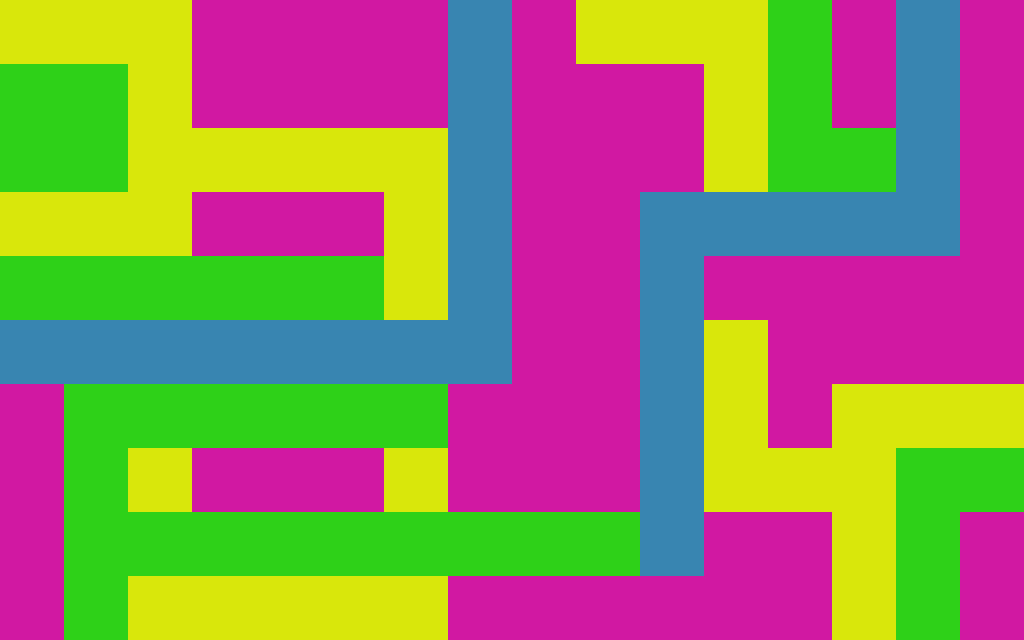

This game map was drawn from its Tiled (.tmx) file and the tilesets committed beside it. A one-line description and the trimmed map source follow:
An orthogonal 16x10 tile map with 64x64 px tiles, 4 tile layers (Tile Layer 1, Tile Layer 2, Tile Layer 3, Tile Layer 4).

<map version="1.0" orientation="orthogonal" renderorder="right-down" width="16" height="10" tilewidth="64" tileheight="64">
 <properties>
  <property name="maxMoves" value="4" />
 </properties>
 <tileset firstgid="1" name="tiles" tilewidth="64" tileheight="64">
  <image source="tiles.jpg" width="640" height="128" />
 </tileset>
 <layer name="Tile Layer 1" width="16" height="10">
  <data>[160 cells, 63 non-empty, 1 distinct tile ids]</data>
 </layer>
 <layer name="Tile Layer 2" width="16" height="10">
  <data>[160 cells, 35 non-empty, 1 distinct tile ids]</data>
 </layer>
 <layer name="Tile Layer 3" width="16" height="10">
  <data>[160 cells, 26 non-empty, 1 distinct tile ids]</data>
 </layer>
 <layer name="Tile Layer 4" width="16" height="10">
  <data>[160 cells, 36 non-empty, 1 distinct tile ids]</data>
 </layer>
</map>
